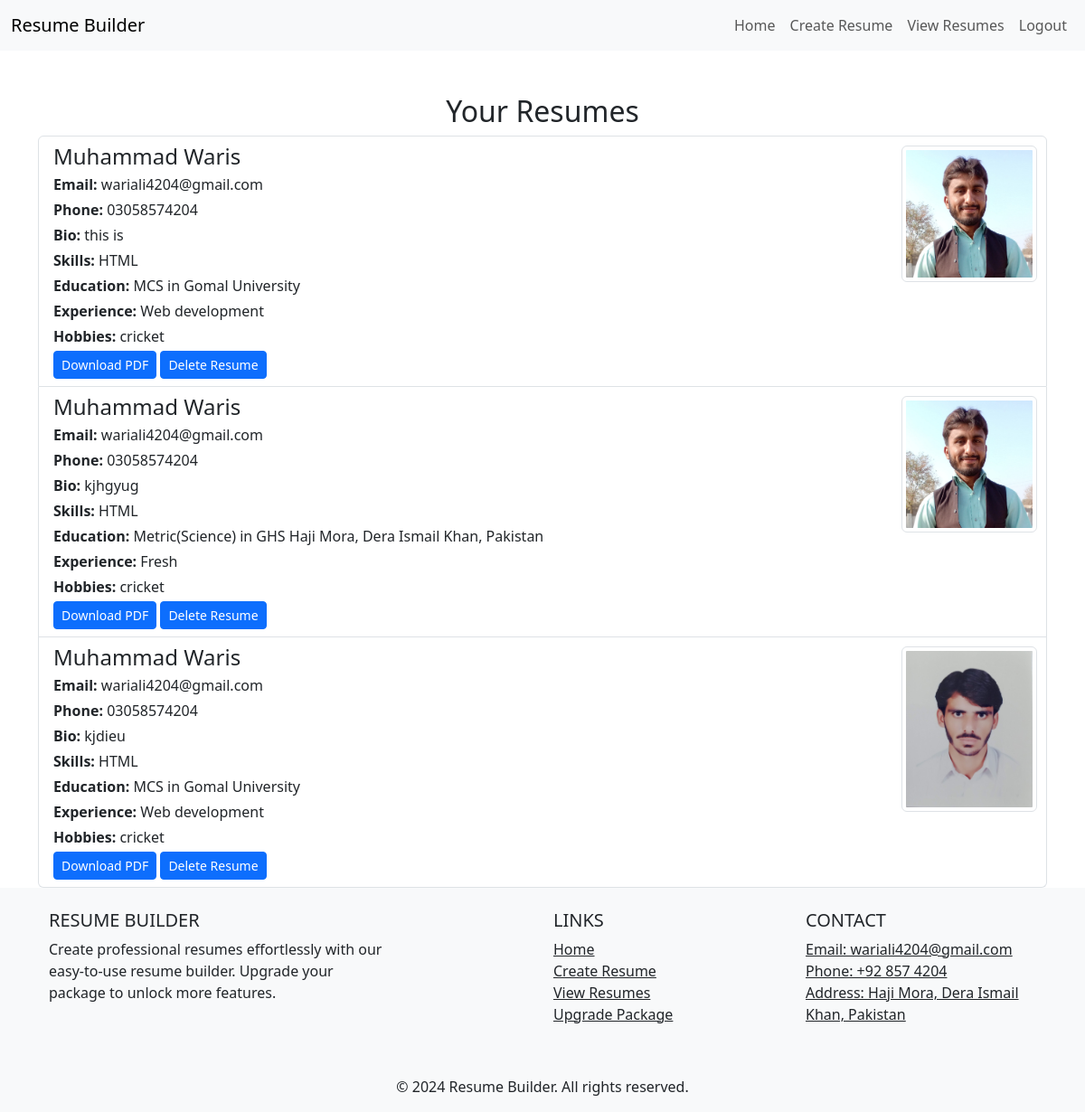
The page /view_resumes.php (signed in) on the database its author committed.
### tables this page shows
CREATE TABLE `resumes` (
  `id` int(11) NOT NULL,
  `user_id` int(11) NOT NULL,
  `name` varchar(100) NOT NULL,
  `email` varchar(100) NOT NULL,
  `phone` varchar(20) NOT NULL,
  `bio` text NOT NULL,
  `skills` text NOT NULL,
  `education` text NOT NULL,
  `experience` text NOT NULL,
  `profile_picture` varchar(255) NOT NULL,
  `hobbies` varchar(255) NOT NULL,
  `created_at` timestamp NOT NULL DEFAULT current_timestamp()
);

### view_resumes.php (the view, shortened to what this page needs)
<?php
include 'includes/db_connection.php';
$user_id = $_SESSION['user_id'];
$resumes = [];
$stmt = $conn->prepare("SELECT id, name, email, phone, profile_picture, bio, skills, education, experience, hobbies FROM resumes WHERE user_id = ?");
$stmt->bind_param("i", $user_id);
$stmt->execute();
$result = $stmt->get_result();
while ($row = $result->fetch_assoc()) {
    $resumes[] = $row;
}
?>
<!DOCTYPE html>
<html lang="en">
<head>
    <link href="https://cdn.jsdelivr.net/npm/bootstrap@5.3.0/dist/css/bootstrap.min.css" rel="stylesheet">
</head>
<body>
    <?php include 'includes/header.php'; ?>
    <div class="container mt-5">
        <div class="row">
            <div class="col-md-12">
                <h2 class="text-center">Your Resumes</h2>
                <?php if (empty($resumes)): ?>
                    <div class="alert alert-info">
                        You have not created any resumes yet.
                    </div>
                <?php else: ?>
                    <div class="list-group">
                        <?php foreach ($resumes as $resume): ?>
                            <div class="list-group-item">
                                <h4 class="mb-1"><?php echo htmlspecialchars($resume['name']); ?></h4>
                                <p class="mb-1"><strong>Email:</strong> <?php echo htmlspecialchars($resume['email']); ?></p>
                                <p class="mb-1"><strong>Phone:</strong> <?php echo htmlspecialchars($resume['phone']); ?></p>
                                <?php if (!empty($resume['profile_picture'])): ?>
                                    <img src="<?php echo htmlspecialchars($resume['profile_picture']); ?>" alt="Profile Picture" class="img-thumbnail mb-4 position-absolute top-0 end-0 " style="max-width: 150px; hieght:auto; margin: 10px;">
                                <?php endif; ?>
                                <p class="mb-1"><strong>Bio:</strong> <?php echo htmlspecialchars($resume['bio']); ?></p>
                                <p class="mb-1"><strong>Skills:</strong> <?php echo implode(', ', json_decode($resume['skills'])); ?></p>
                                <p class="mb-1"><strong>Education:</strong> <?php echo implode(', ', json_decode($resume['education'])); ?></p>
                                <p class="mb-1"><strong>Experience:</strong> <?php echo implode(', ', json_decode($resume['experience'])); ?></p>
                                <p class="mb-1"><strong>Hobbies:</strong> <?php echo htmlspecialchars($resume['hobbies']); ?></p>
                                <a href="download_resume.php?id=<?php echo $resume['id']; ?>" class="btn btn-primary btn-sm">Download PDF</a>
                                <a href="delete_resume.php?id=<?php echo $resume['id']; ?>" class="btn btn-primary btn-sm" onclick="return confirm('Are you sure you want to delete this resume?');">Delete Resume</a>
                            </div>
                        <?php endforeach; ?>
                    </div>
                <?php endif; ?>
            </div>
        </div>
    </div>
    <?php include 'includes/footer.php'; ?>
</body>
</html>

### includes/header.php (shortened to what this page needs)
<!DOCTYPE html>
<html lang="en">
<head>
    <link href="https://cdn.jsdelivr.net/npm/bootstrap@5.3.0/dist/css/bootstrap.min.css" rel="stylesheet">
</head>
<body>
<nav class="navbar navbar-expand-lg navbar-light bg-light">
    <div class="container-fluid">
        <a class="navbar-brand" href="index.php">Resume Builder</a>
        <div class="collapse navbar-collapse" id="navbarNav">
            <ul class="navbar-nav ms-auto">
                <?php if (isset($_SESSION['user_id'])): ?>
                    <li class="nav-item">
                        <a class="nav-link" href="index.php">Home</a>
                    </li>
                    <li class="nav-item">
                        <a class="nav-link" href="create_resume.php">Create Resume</a>
                    </li>
                    <li class="nav-item">
                        <a class="nav-link" href="view_resumes.php">View Resumes</a>
                    </li>
                    <li class="nav-item">
                        <a class="nav-link" href="logout.php">Logout</a>
                    </li>
                <?php endif; ?>
            </ul>
        </div>
    </div>
</nav>

### includes/footer.php (shortened to what this page needs)
<footer class="bg-light text-center text-lg-start mt-auto">
    <div class="container p-4">
        <div class="row">
            <div class="col-lg-6 col-md-12 mb-4 mb-md-0">
                <h5 class="text-uppercase">Resume Builder</h5>
                <p>
                    Create professional resumes effortlessly with our easy-to-use resume builder. Upgrade your package to unlock more features.
                </p>
            </div>
            <div class="col-lg-3 col-md-6 mb-4 mb-md-0">
                <h5 class="text-uppercase">Links</h5>
                <ul class="list-unstyled mb-0">
                    <li>
                        <a href="index.php" class="text-dark">Home</a>
                    </li>
                    <li>
                        <a href="create_resume.php" class="text-dark">Create Resume</a>
                    </li>
                    <li>
                        <a href="view_resumes.php" class="text-dark">View Resumes</a>
                    </li>
                    <li>
                        <a href="upgrade.php" class="text-dark">Upgrade Package</a>
                    </li>
                </ul>
            </div>
            <div class="col-lg-3 col-md-6 mb-4 mb-md-0">
                <h5 class="text-uppercase">Contact</h5>
                <ul class="list-unstyled">
                    <li>
                        <a href="#!" class="text-dark">Email: wariali4204@gmail.com</a>
                    </li>
                    <li>
                        <a href="#!" class="text-dark">Phone: +92 857 4204</a>
                    </li>
                    <li>
                        <a href="#!" class="text-dark">Address: Haji Mora, Dera Ismail Khan, Pakistan</a>
                    </li>
                </ul>
            </div>
        </div>
    </div>
    <div class="text-center p-3 bg-light">
        &copy; <?php echo date("Y"); ?> Resume Builder. All rights reserved.
    </div>
</footer>
</body>
</html>

### view_resumes.php (style rules this page uses)
p { margin-right: 160px; }

### rows shown on the page
resumes: name "Muhammad Waris", email "wariali4204@gmail.com", phone "03058574204", profile_picture (picture), bio "this is", skills "HTML", education "MCS in Gomal University", experience "Web development", hobbies "cricket"
resumes: name "Muhammad Waris", email "wariali4204@gmail.com", phone "03058574204", profile_picture (picture), bio "kjhgyug", skills "HTML", education "Metric(Science) in GHS Haji Mora, Dera Ismail Khan, Pakistan", experience "Fresh", hobbies "cricket"
resumes: name "Muhammad Waris", email "wariali4204@gmail.com", phone "03058574204", profile_picture (picture), bio "kjdieu", skills "HTML", education "MCS in Gomal University", experience "Web development", hobbies "cricket"
